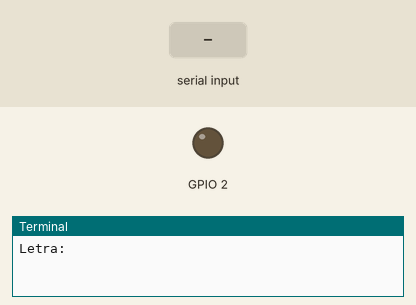
This program was run on a simulated Raspberry Pi (BCM pin numbers). Shown: output pins drawn as LEDs (lit = HIGH), the last lines printed to the terminal. The test bench sets the inputs (shaded band).

Above: at 1.2 s.
1.3 s: "a" typed at the terminal, then Enter
At 1.7 s:
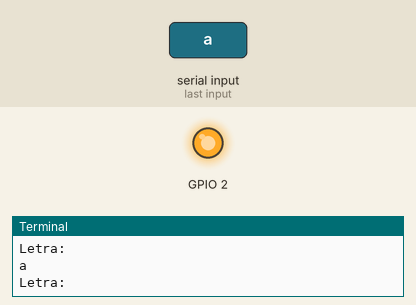
2.8 s: "b" typed at the terminal, then Enter
At 4.1 s:
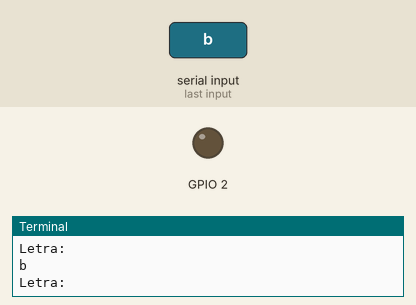
Timing chart, 0 to 5.8 s (numbered marks = the images above; inputs shaded):
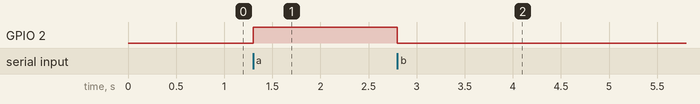

The program:

1.py
```python
import RPi.GPIO as GPIO


GPIO.setmode(GPIO.BCM)
GPIO.setup(2, GPIO.OUT)

end = False

while not end:
    char = input("Letra: ")

    if char == "a":
        GPIO.output(2, GPIO.HIGH)
    elif char == "b":
        GPIO.output(2, GPIO.LOW)
    elif char == "z":
        end = True

print("Fin de programa")
GPIO.cleanup()
```

Measured:
- after the input at 1.3 s, GPIO 2: LOW → HIGH at once
- after the input at 2.8 s, GPIO 2: HIGH → LOW at once
